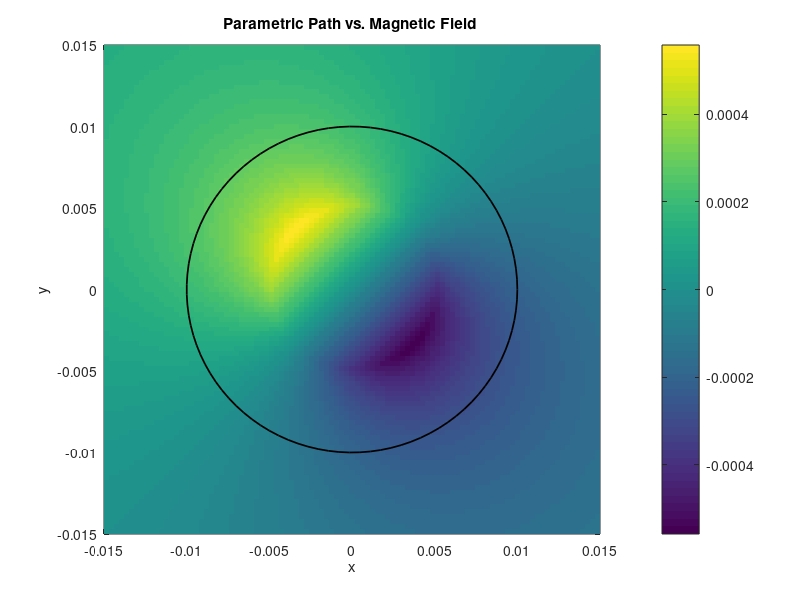
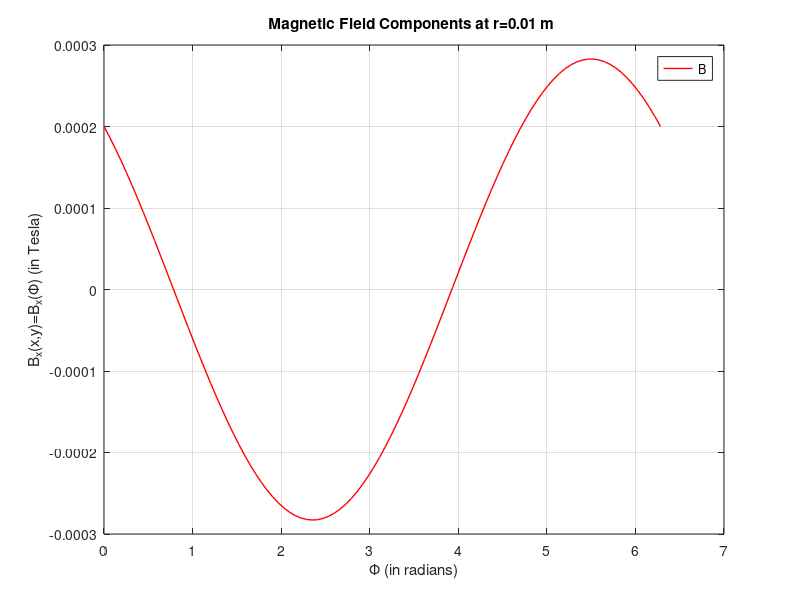
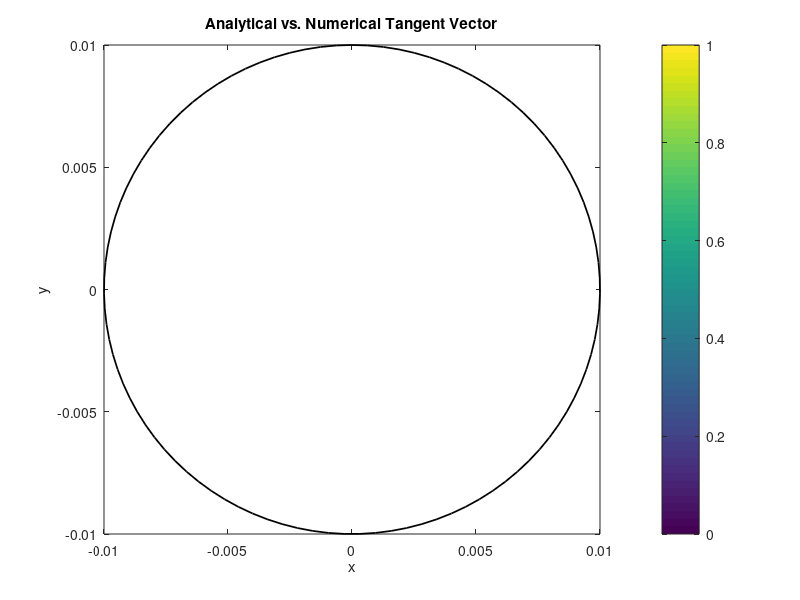

Reproduce these figures in MATLAB, in order.
%% Line Integration 
% Compute and plot the parametric path 
lx=100;
ly=100;
%constants
I=10;
a=0.005;
m0=(4*pi)*10.^(-7);
r0=2*a;

x = linspace(-3*a,3*a,lx);
y = linspace(-3*a,3*a,ly);
[X,Y]=meshgrid(x,y);

r_phi = zeros(100,100);

%Magnetic Field component from Problem #1 
for i=1:100
    for j=1:100
        if (sqrt(x(i).^2 +y(j).^2) < a)
            r_phi(i,j) = ((m0.*I)/(2.*pi.*a.^2).*sqrt(x(i).^2+y(j).^2)).*(-y(j)/sqrt(x(i).^2+y(j).^2)+(x(i)./sqrt(x(i).^2+y(j).^2)));
        else
            r_phi(i,j) = ((m0.*I)/(2.*pi.*sqrt(x(i).^2+y(j).^2))).*(-y(j)/sqrt(x(i).^2+y(j).^2)+(x(i)./sqrt(x(i).^2+y(j).^2)));
        end %if 
    end %for
end %for
figure(1);
pcolor(x,y,r_phi);
xlabel('x');
ylabel('y');
title('Parametric Path vs. Magnetic Field ');
shading flat;
colorbar;
hold on;

% r_phix = zeros(1,100);
% r_phiy = zeros(1,100);

phi_grid = linspace(0,2*pi,lx);
x = r0.*cos(phi_grid);
y = r0.*sin(phi_grid);
%% Plotter
plot(x,y,'color','black','LineWidth',1.25)    
shading flat;
colorbar;
hold off;

%% Plotting Magnetic Field B in terms of r 
B_phi = zeros(1,100); 
Bx_phi= zeros(1,100); 
By_phi= zeros(1,100);

for i=1:lx
        B_phi(i) = ((m0*I)/(2*pi*(sqrt(x(i)^2 + ...
        y(i)^2)))*(-y(i)/(sqrt(x(i)^2 + y(i)^2)) + ...
        x(i)/(sqrt(x(i)^2 + y(i)^2))));
        
        Bx_phi(i)=((m0*I)/(2*pi*(sqrt(x(i).^2+y(i).^2))* ...
        (-y(i)./sqrt(x(i).^2+y(i).^2))));
        
        By_phi(i)=((m0*I)/(2*pi*(sqrt(x(i).^2+y(i).^2))* ...
        (x(i)./sqrt(x(i).^2+y(i).^2)))); 
    
end %for
figure(2);
plot(phi_grid,B_phi,'r','LineWidth',1);
xlabel('\Phi (in radians)'); 
ylabel('B_{x}(x,y)=B_{x}(\Phi) (in Tesla)'); 
title('Magnetic Field Components at r=0.01 m '); 
legend('B');
grid on;
hold off;

% Analytical derivative 
dx = -(r0).*sin(phi_grid);
dy = (r0).*cos(phi_grid);
figure(3);
plot(dx,dy,'color','black','LineWidth',1.25);
xlabel('x');
ylabel('y');
title('Analytical vs. Numerical Tangent Vector');
shading flat;
colorbar;

%% Numerical Derivative
%gradient of scalar function
dx=x(2)-x(1);
dy=y(2)-y(1);

dx_dphi=zeros(lx,1);

%% Auxiliary Magnetic Field 



